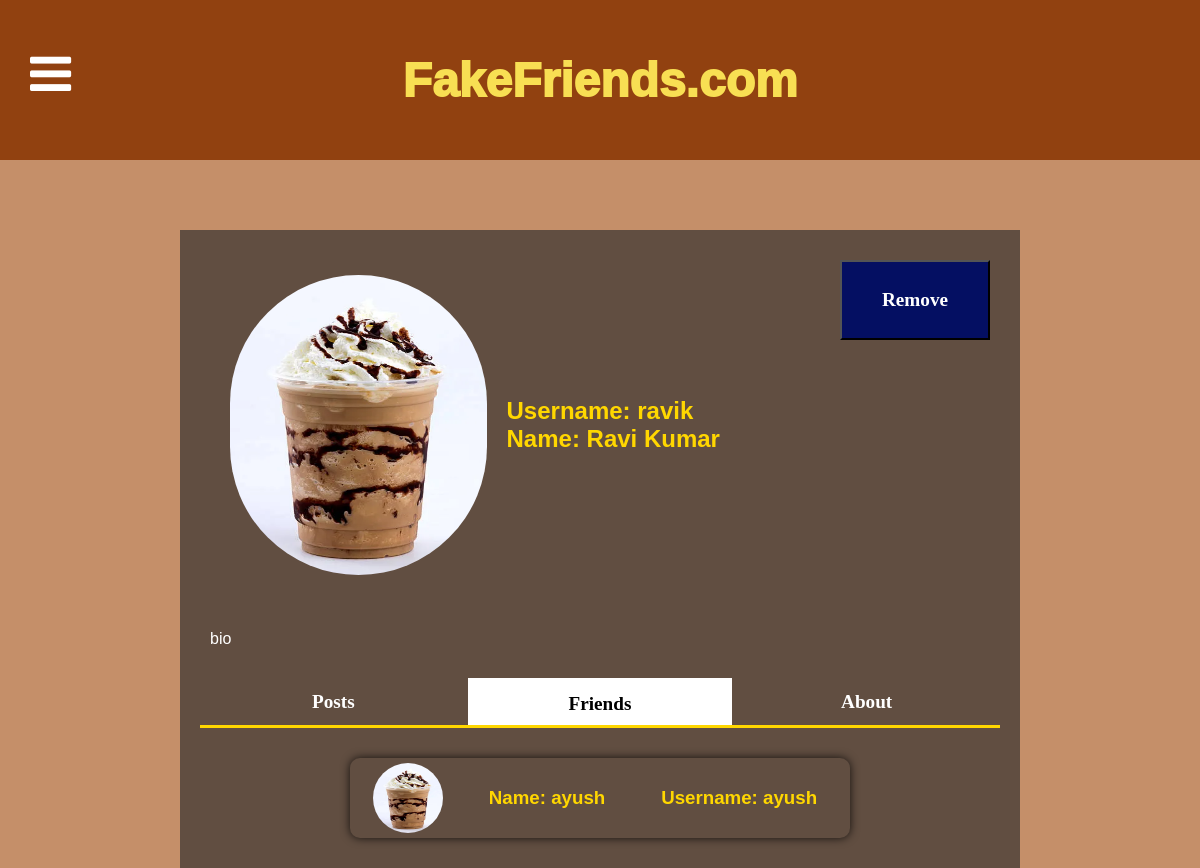
/profile-friend.php?viewProfile=6 (signed in), run on the app's committed database.
### tables this page shows
CREATE TABLE `users` (
  `id` int NOT NULL,
  `name` varchar(100) NOT NULL,
  `username` varchar(50) NOT NULL,
  `email` varchar(100) NOT NULL,
  `phoneNumber` varchar(15) NOT NULL,
  `password` varchar(255) NOT NULL
);

CREATE TABLE `friends` (
  `id` int NOT NULL,
  `user_id` int NOT NULL,
  `friend_id` int NOT NULL
);

### profile-friend.php (the view, shortened to what this page needs)
<?php
include "includes/config.php";
$Searchuid = (int) $_GET['viewProfile'];
$uid = (int) $_SESSION['userid'];
$sql3 = "SELECT * FROM users WHERE id = '$Searchuid'";
$rs3 = mysqli_query($conn, $sql3);
$row3 = mysqli_fetch_array($rs3);
$name1 = $row3['name'];
$username1 = $row3['username'];
$bio = 'bio';
$sqlFriend = "SELECT * FROM friends WHERE user_id='$uid' AND friend_id='$Searchuid'";
$rsFriend = mysqli_query($conn, $sqlFriend);
if (mysqli_num_rows($rsFriend) > 0) {
    $friendStatus = "Remove";
}
?>
<link href="css/style.css" rel="stylesheet">
<body>
    <div class="elseProfile">
        <div class="image">
            <img src="frappuccino.webp" alt="Profile Picture">
            <div class="info">
                <h2>Username: <?php echo htmlspecialchars($username1); ?></h2>
                <h2>Name: <?php echo htmlspecialchars($name1); ?></h2>
            </div>
            <div class="edit">
                <button id="reqbutton" onclick ="sendreq(<?php echo $Searchuid ?>);" name="friendAction" type="submit"><?= $friendStatus ?></button>
        </div>
        </div>
        <div class="bio">
            <p><?php echo htmlspecialchars($bio); ?></p>
        </div>
        <div class="details">
            <a href="profile-view.php?viewProfile=<?php echo urlencode($Searchuid); ?>">Posts</a>
            <a href="profile-friend.php?viewProfile=<?php echo urlencode($Searchuid); ?>" class="friends-button">Friends</a>
            <a href="profile-about.php?viewProfile=<?php echo urlencode($Searchuid); ?>">About</a>
        </div>
        <div style="display: flex; flex-direction: column;
        align-items: center;
        justify-content: center;">
            <?php
            $sql = "SELECT f.friend_id, u.name, u.username
                    FROM friends f
                    JOIN users u ON f.friend_id = u.id
                    WHERE f.user_id = '$Searchuid'";
            $rs = mysqli_query($conn, $sql);
            while ($row = mysqli_fetch_array($rs)) {
                $fid = $row['friend_id'];
                $fname = $row['name'];
                $fusername = $row['username'];
                echo '<a href="profile-view.php?viewProfile=' . urlencode($fid) . '" style="text-decoration: none; color: inherit;">';
                echo '<div class="user-friends">';
                echo '<img src="frappuccino.webp" alt="Friend Image">';
                echo '<h3>Name: ' . htmlspecialchars($fname) . '</h3>';
                echo '<h3>Username: ' . htmlspecialchars($fusername) . '</h3>';
                echo '</div>';
                echo '</a>';
            }
            ?>
        </div>
    </div>
</body>

### css/style.css (style rules this page uses)
* { margin: 0; padding: 0; box-sizing: border-box; font-family: Arial, Helvetica, sans-serif; }
html, body { background-color: #f8f8f8; display: flex; flex-direction: column; justify-content: center; align-items: center; background-color: #c58f69; color: gold; }
header { height: 20vh; width: 100vw; background-color: #914110; color: rgb(248, 223, 83); display: flex; justify-content: center; align-items: center; }
header h1 { font-weight: 1000; font-size: 48px; }
.left { height: 80vh; align-items: center; width: 10%; left: 0;; position: absolute; top:50px; }
.left i { display: block; }
.elseProfile { margin-top: 70px; padding: 20px; width: 70%; background-color: #614e41; }
.image { padding: 10px; width: 100%; height: 350px; display: flex; align-items: center; }
.image img { height :300px; width: 300px; border-radius: 150px; margin: 0 20px; }
.image .info { width: 50%; }
.bio { margin: 20px 0; width: 100%; height: auto; padding: 10px; }
.details { display: flex; align-items: center; justify-content: space-around; width: 100%; height: 40px; }
.details a { text-decoration: none; color: white; font-size: larger; font-family: bold; }
.edit button { background-color: rgb(4, 15, 98); height: 80px; width: 150px; text-decoration: none; color: white; font-size: larger; font-family: bold; }
.edit { height: 100%; width: auto; }
.user-friends { border: none; box-shadow: 0 0 10px rgba(0,0,0,0.8); width: 70%; margin: 10px 0; padding: 5px; height: 80px; display: flex; padding: 5px; justify-content: space-around; }
.user-friends h3 { border: none; }
.user-friends img { height: 70px; width: 70px; border-radius : 50%; }

### profile-friend.php (style rules this page uses)
.elseProfile { margin-top: 70px; padding: 20px; width: 70%; background-color: #614e41; }
.image { padding: 10px; width: 100%; height: 350px; display: flex; align-items: center; }
.image img { height: 300px; width: 300px; border-radius: 150px; margin: 0 20px; }
.image .info { width: 50%; }
.bio { margin: 20px 0; width: 100%; height: auto; padding: 10px; color: white; }
.details { display: flex; align-items: center; justify-content: space-around; width: 100%; height: 40px; }
.details a { text-decoration: none; color: white; font-size: larger; font-weight: bold; }
.edit button { background-color: rgb(4, 15, 98); height: 80px; width: 150px; text-decoration: none; color: white; font-size: larger; font-weight: bold; cursor: pointer; }
.edit { height: 100%; width: auto; }
.user-friends { border: none; box-shadow: 0 0 10px rgba(0, 0, 0, 0.8); width: 500px; margin: 10px 0; padding: 5px; height: 80px; display: flex; justify-content: space-around; align-items: center; border-radius: 10px; transition: background 0.3s ease; }
.user-friends h3 { border: none; margin: 0 10px; }
.user-friends img { height: 70px; width: 70px; border-radius: 50%; }
.details { width: 100%; margin-bottom : 20px ; border-bottom: solid; height: 50px }
.friends-button { background-color: white; color: black !important; text-align: center; height: 100%; padding: 15px; }
.details a { width: 33%; text-align: center; }

### data on the page
users: username "ravik", name "Ravi Kumar"
friends: users.name "ayush", users.username "ayush"

### other printed values
$friendStatus "Remove"
$bio "bio"
